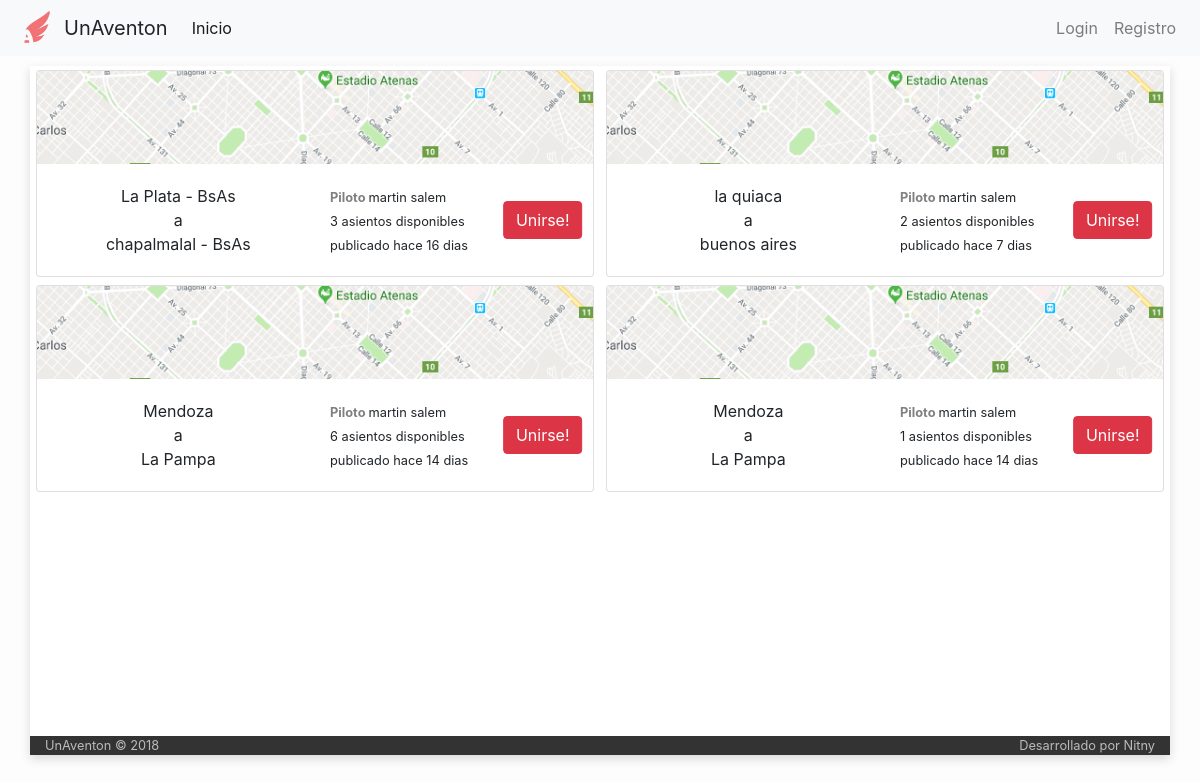
The page / on the database its author committed.
### tables this page shows
CREATE TABLE IF NOT EXISTS `viaje` (
  `idViaje` int(6) NOT NULL AUTO_INCREMENT,
  `idPiloto` int(6) NOT NULL,
  `idVehiculo` int(6) NOT NULL,
  `fecha_publicacion` datetime NOT NULL,
  `fecha_partida` datetime NOT NULL,
  `tipo` varchar(30) NOT NULL,
  `origen` varchar(60) NOT NULL,
  `destino` varchar(60) NOT NULL,
  `asientos_disponibles` int(2) NOT NULL,
  `costo` int(7) NOT NULL,
  `estado` varchar(20) NOT NULL,
  PRIMARY KEY (`idViaje`)
);

CREATE TABLE IF NOT EXISTS `usuario` (
  `idUser` int(6) NOT NULL AUTO_INCREMENT,
  `email` varchar(50) NOT NULL,
  `clave` varchar(50) NOT NULL,
  `nombre` varchar(50) NOT NULL,
  `apellido` varchar(50) NOT NULL,
  `admin` int(1) NOT NULL DEFAULT '0',
  PRIMARY KEY (`idUser`)
);

### index.php (called while the page is built, shortened)
<?php
	include ('php/inicio_body.php');
	$router = new Router;
	$vars = $router->get_variables();
	render($vars);
	include ('php/cierre_body.php');

### controller/home.php (the view)
<?php
	function render($vars = [])
	{
		function dias_transcurridos($fecha_alta)
		{
		 $fecha_alta = date_create($fecha_alta);
		 $fecha_actual   = date_create(date("d.m.Y"));
		 $diferencia     = date_diff($fecha_alta, $fecha_actual);
		 return $diferencia->format('%a');
		}
		?>
		<div class="row">
			<?php
			include('php/conexion.php');
			$viajes=mysqli_query($conexion,"select *
											from viaje
											inner join usuario on viaje.idPiloto = usuario.idUser") or
											die("Problemas en el select:".mysqli_error($conexion));
						while ($viaje=mysqli_fetch_array($viajes)){
							?>
							<div class="card" style="width: 49%; display: inline-block; margin: auto; margin-bottom: 4px; margin-top:4px">
  							<img class="card-img-top" src="img/prueba_maps.png" alt="Card image cap">
  							<div class="card-body">
									<div class="row">
										<div class="col-md-6" style="text-align:center">
											<?php echo $viaje['origen']; ?> <br>
											a <br>
											<?php echo $viaje['destino']; ?>
										</div>
										<div class="col-md-4">
											<small>
											<b style="color:grey">Piloto </b> <?php echo $viaje['nombre']." ".$viaje['apellido'] ?> <br>
											<?php echo $viaje['asientos_disponibles'] ?> asientos disponibles <br>
											publicado <?php if(dias_transcurridos($viaje['fecha_publicacion']) == 0){echo "hoy";}
				                                                  else {echo "hace ".dias_transcurridos($viaje['fecha_publicacion'])." dias";}?> <br>
											</small>
										</div>
										<div class="col-md-2">
											<button class="btn btn-danger centrado" type="button" name="button">Unirse!</button>
										</div>
									</div>
  							</div>
							</div>
				 <?php } ?>
		</div>
		<br><br><br><br><br><br><br><br><br><br>
<?php
	}

### php/inicio_body.php (shortened to what this page needs)
<!DOCTYPE html>
<html>
  <head>
     <link rel="stylesheet" href="https://maxcdn.bootstrapcdn.com/bootstrap/4.0.0/css/bootstrap.min.css">
     <link rel="stylesheet" href="css/stylo.css">
  </head>
  <body>
    <?php
      include('php/navbar.php');
    ?>
    <div class="container" style="background-color: #fff;">

### php/navbar.php (shortened to what this page needs)
<nav class="navbar navbar-expand-lg navbar-light bg-light">
  <img src="img/logo.png" alt="logo" style="width: 40px; margin-right: 8px">
  <a class="navbar-brand">UnAventon</a>
  <div class="collapse navbar-collapse" id="navbarSupportedContent">
    <ul class="navbar-nav mr-auto">
      <li class="nav-item active">
        <a class="nav-link" href="/">Inicio <span class="sr-only">(current)</span></a>
      </li>
    </ul>
      <?php
      if(isset($_SESSION['nombre'])){
        ?>
        <ul class='navbar-nav float-right' style="margin-right: 30px">
            <li class="nav-item dropdown">
                <a class="nav-link dropdown-toggle" href="#" id="navbarDropdown" role="button" data-toggle="dropdown" aria-haspopup="true" aria-expanded="false">
                  <?php echo $_SESSION['nombre']." ".$_SESSION['apellido']; ?>
                </a>
                <div class="dropdown-menu" aria-labelledby="navbarDropdown">
                  <a class="dropdown-item" href="/perfil">Mi perfil</a>
                  <a class="dropdown-item" href="/logout">Cerrar sesion</a>
                </div>
            </li>
        </ul>
        <?php
      }
      else {
        echo "<ul class='navbar-nav float-right'>
                <li class='nav-item float-right'>
                  <a class='nav-link' href='/login'>Login</a>
                </li>
                  <a class='nav-link' href='/registro'>Registro</a>
              </ul>";
      }
      ?>
  </div>
</nav>

### php/cierre_body.php (shortened to what this page needs)
<div class="row" style="background-color: #333; color: #bbb">
  <div class="col-md-12">
    <small class="float-left">UnAventon © 2018</small>
    <small class="float-right">Desarrollado por Nitny</small>
  </div>
</div>
</div>
</body>
</html>

### css/stylo.css (style rules this page uses)
body { background-color: #fdfdfd; }
.centrado { position: absolute; display: block; top: 50%; left: 50%; transform: translate(-50%, -50%); -webkit-transform: translate(-50%, -50%); }
.container { margin-top: 10px; background-color: #fff; box-shadow: 0px 4px 10px #dadada; }

### rows shown on the page
viaje: origen "La Plata - BsAs", destino "chapalmalal - BsAs", usuario.nombre "martin", usuario.apellido "salem", asientos_disponibles "3", fecha_publicacion "16"
viaje: origen "la quiaca", destino "buenos aires", usuario.nombre "martin", usuario.apellido "salem", asientos_disponibles "2", fecha_publicacion "7"
viaje: origen "Mendoza", destino "La Pampa", usuario.nombre "martin", usuario.apellido "salem", asientos_disponibles "6", fecha_publicacion "14"
viaje: origen "Mendoza", destino "La Pampa", usuario.nombre "martin", usuario.apellido "salem", asientos_disponibles "1", fecha_publicacion "14"
